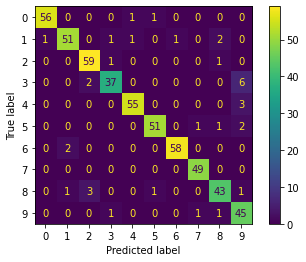

Recreate this plot in Python.
import matplotlib.pyplot as plt
from sklearn.datasets import load_digits
from sklearn.model_selection import train_test_split
from sklearn.neural_network import MLPClassifier
from sklearn.preprocessing import StandardScaler
from sklearn.metrics import confusion_matrix
from sklearn.metrics import plot_confusion_matrix
from sklearn.metrics import precision_score, accuracy_score, recall_score, f1_score, cohen_kappa_score, confusion_matrix


digits = load_digits()
data = digits.data
target = digits.target

# Runing trainning
x_train, x_test, y_train, y_test = train_test_split(
    data,
    target,
    test_size=0.3,
    random_state=30)


## data procesing
scaler = StandardScaler()
scaler.fit(x_train)
features_train_scale = scaler.transform(x_train)
features_test_scale = scaler.transform(x_test)

iterations = 1000   # define the iterations for training over the dataset
hidden_layers = [10,10,10]  # define the layers/depth of the NN

mlp = MLPClassifier(hidden_layer_sizes=(hidden_layers), max_iter=iterations)
mlp.fit(features_train_scale, y_train)
predicted = mlp.predict(features_test_scale)

# Metrics
print('---- Metrics ----')
accuracy = accuracy_score(y_true=y_test, y_pred=predicted)
precision = precision_score(y_true=y_test, y_pred=predicted, average='macro')
recall = recall_score(y_true=y_test, y_pred=predicted, average = 'micro')
f1 = f1_score(y_true=y_test, y_pred=predicted, average= 'micro')
kappa = cohen_kappa_score (y1= y_test, y2= predicted)

print('''
* Accuracy: {}
* Precision: {}
* Recall: {}
* F-score: {}
* Kappa: {}
'''.format(accuracy, precision, recall, f1, kappa))

print('Done!')

confunsion = confusion_matrix(y_test, predicted)
plot_confusion_matrix(mlp, features_test_scale, y_test)
plt.figure(figsize=(20, 20))
plt.show()
